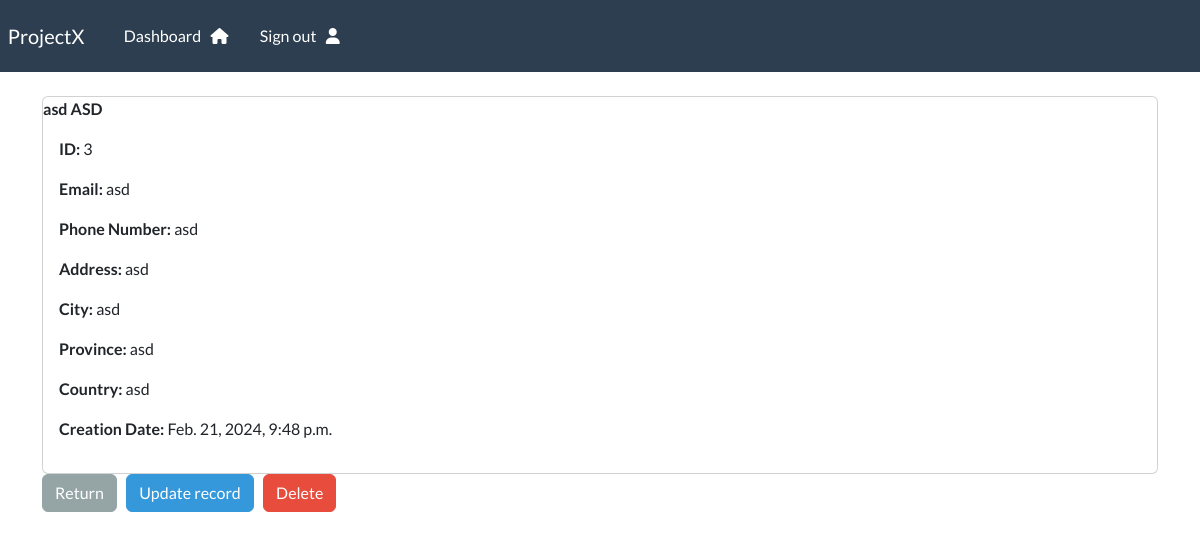
Screenshot of /record/3 (signed in) with the database file from the repository.
### webapp/models.py (models this page shows, shortened)
class Record(models.Model):
    creation_date = models.DateTimeField(auto_now_add=True)
    first_name = models.CharField(max_length=100)
    last_name = models.CharField(max_length=100)
    email = models.CharField(max_length=255)
    phone = models.CharField(max_length=20)
    address = models.CharField(max_length=255)
    city = models.CharField(max_length=255)
    province = models.CharField(max_length=255)
    country = models.CharField(max_length=255)

### webapp/views.py (the view)
# urls.py: path('record/<int:pk>', views.singular_record, name='record'),
@login_required(login_url='my-login')
def singular_record(request, pk):
    all_records = Record.objects.get(id=pk)
    context = {'record': all_records}
    return render(request, 'webapp/view-record.html', context=context)

### webapp/templates/webapp/view-record.html (shortened to what this page needs)
{% extends 'webapp/base.html' %}
{% block content %}
    <div class="card">
        <strong>
            {{record.first_name}}
            {{record.last_name|upper}}
        </strong>
        <div class="card-body">
            <p> <strong> ID: </strong> {{record.id}} </p>
            <p> <strong> Email: </strong> {{record.email}} </p>
            <p> <strong> Phone Number: </strong> {{record.phone}} </p>
            <p> <strong> Address: </strong> {{record.address}} </p>
            <p> <strong> City: </strong> {{record.city}} </p>
            <p> <strong> Province: </strong> {{record.province}} </p>
            <p> <strong> Country: </strong> {{record.country}} </p>
            <p><strong> Creation Date:</strong> {{record.creation_date}}</p>
        </div>
    </div>
    <a href="{% url 'dashboard' %}" class="btn btn-secondary">Return</a>
    <a href="{% url 'update-record' record.id %}" class="btn btn-info">Update record</a>
    <a href="{% url 'delete-record' record.id %}" class="btn btn-danger">Delete</a>
{% endblock %}

### rows the page displays
Record: first_name "asd", last_name "ASD", id "3", email "asd", phone "asd", address "asd", city "asd", province "asd", country "asd", creation_date "Feb. 21, 2024, 9:48 p.m."
